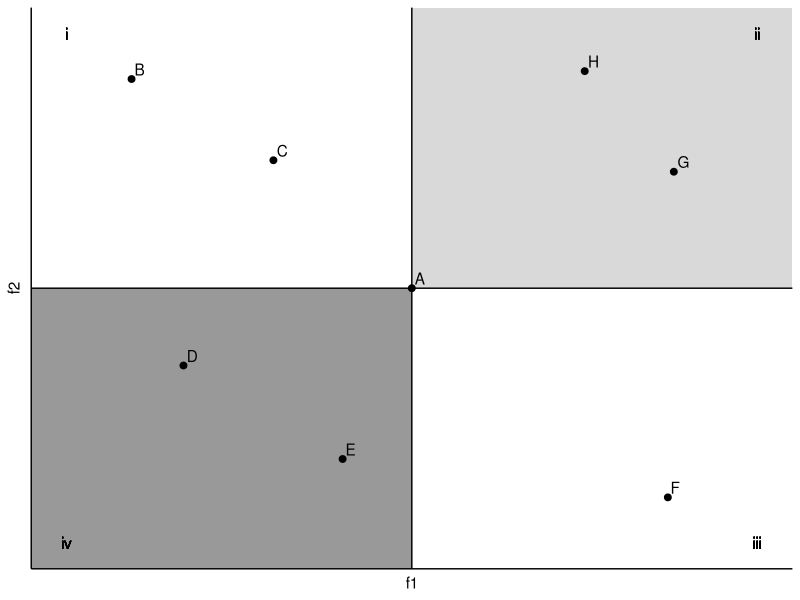
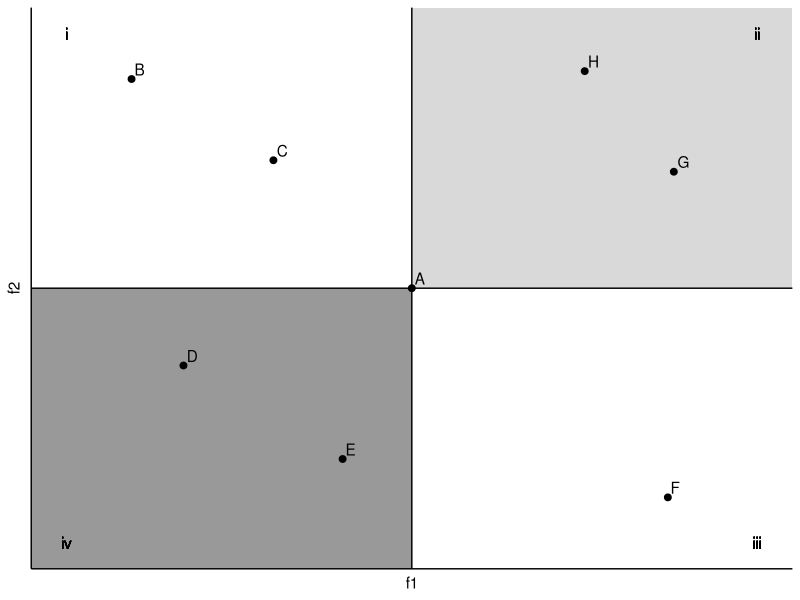

Generate these figures, in order, with R:
library(ggplot2)

x <- c(0,-.405,-.2,-.33,-.1,.37, 0.3786728, 0.2498911)
y <- c(0,.41,.2508,-.15153,-.3348,-.41, 0.2283077,0.4254680)
nome <- LETTERS[1:8]

df <- data.frame(f1=x, f2=y, nome)

rects <- data.frame(xstart = c(-Inf, 0), 
                    xend = c(0,Inf),
                    ystart = c(-Inf,0),
                    yend = c(0,Inf))

theme_set(theme_classic())

ggplot(df, aes(f1,f2))+
  lims(x=c(-.5,.5), y=c(-.5,.5))+
  geom_rect(xmin=-Inf, xmax=0, ymin=-Inf, ymax=0, fill='grey60')+
  geom_rect(xmin=0, xmax=Inf, ymin=0, ymax=Inf, fill='grey85')+
  geom_point(size=2)+
  geom_text(aes(label=nome), vjust=-0.3, hjust=-0.3)+
  geom_text(aes(x=-.499,y=.499,label='i'))+
  geom_text(aes(x=.499,y=.499,label='ii'))+
  geom_text(aes(x=.499,y=-.499,label='iii'))+
  geom_text(aes(x=-.499,y=-.499,label='iv'))+
  geom_vline(xintercept = 0)+
  geom_hline(yintercept = 0)+
  theme(axis.text = element_blank(),
        axis.ticks = element_blank())

ggsave("./graficos/dominancia.png")
